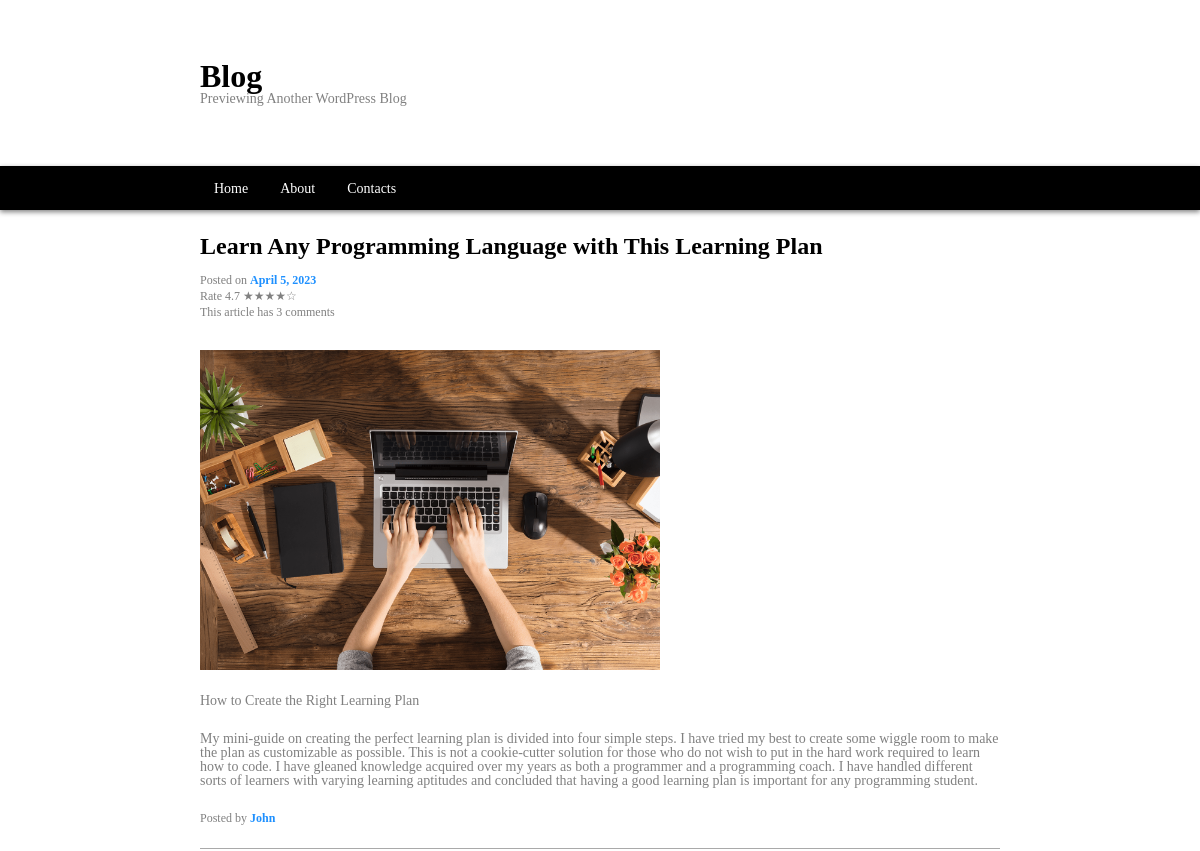
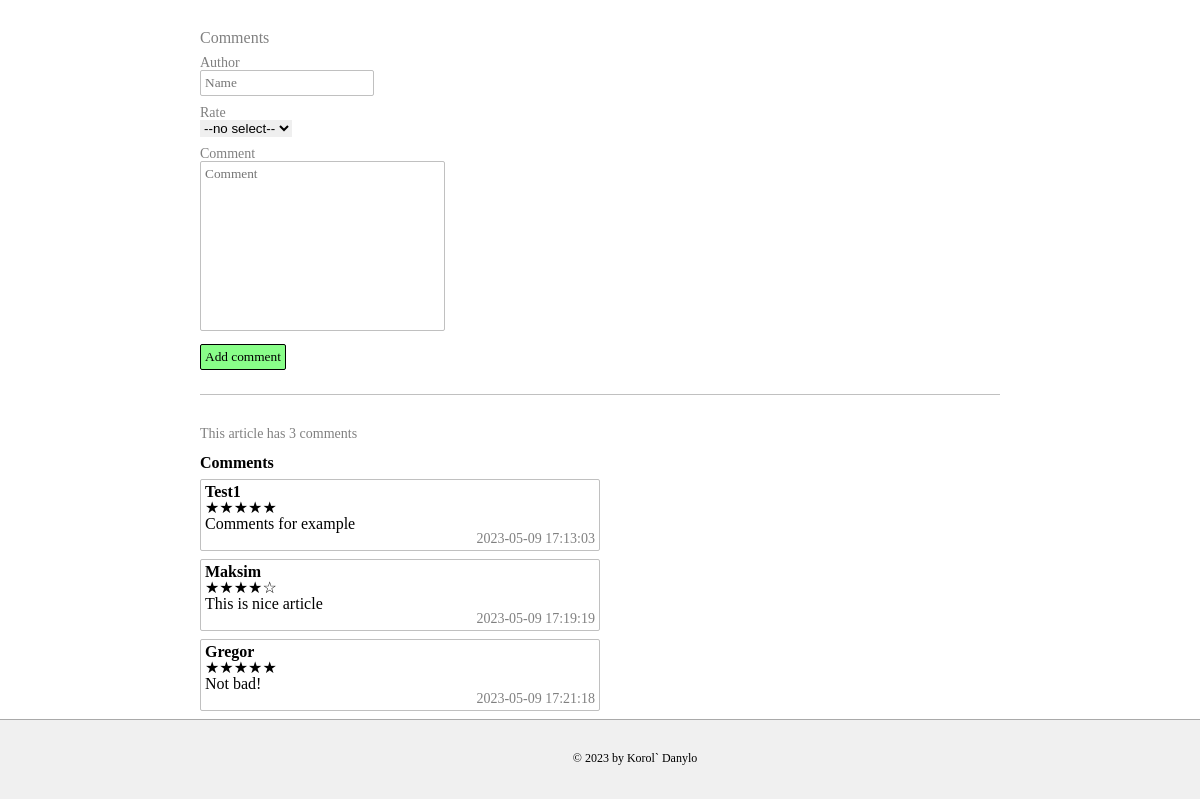
/webroot/article.php?id=1, run on an earlier commit of the app's database (2 pictures, top to bottom).
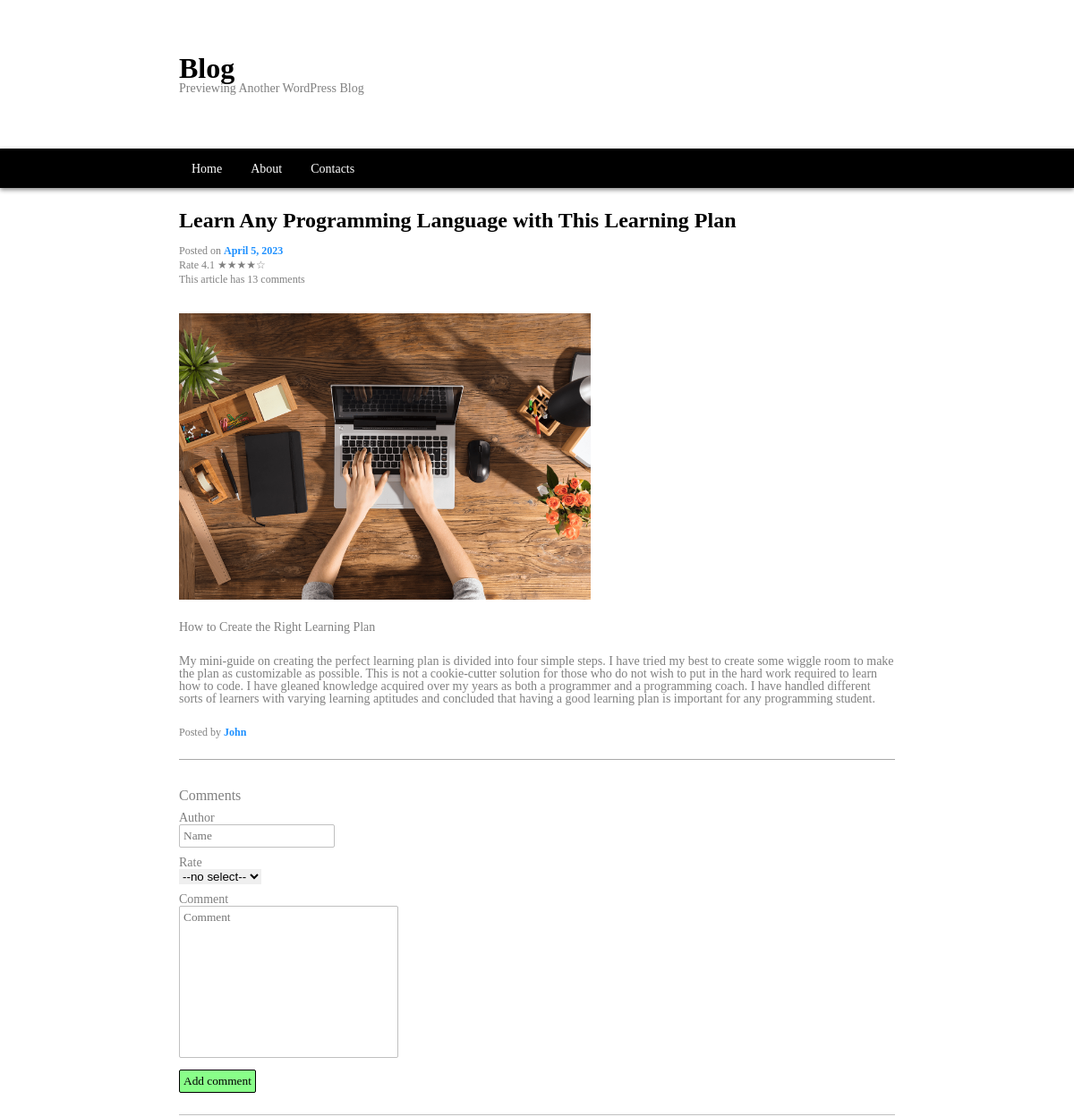
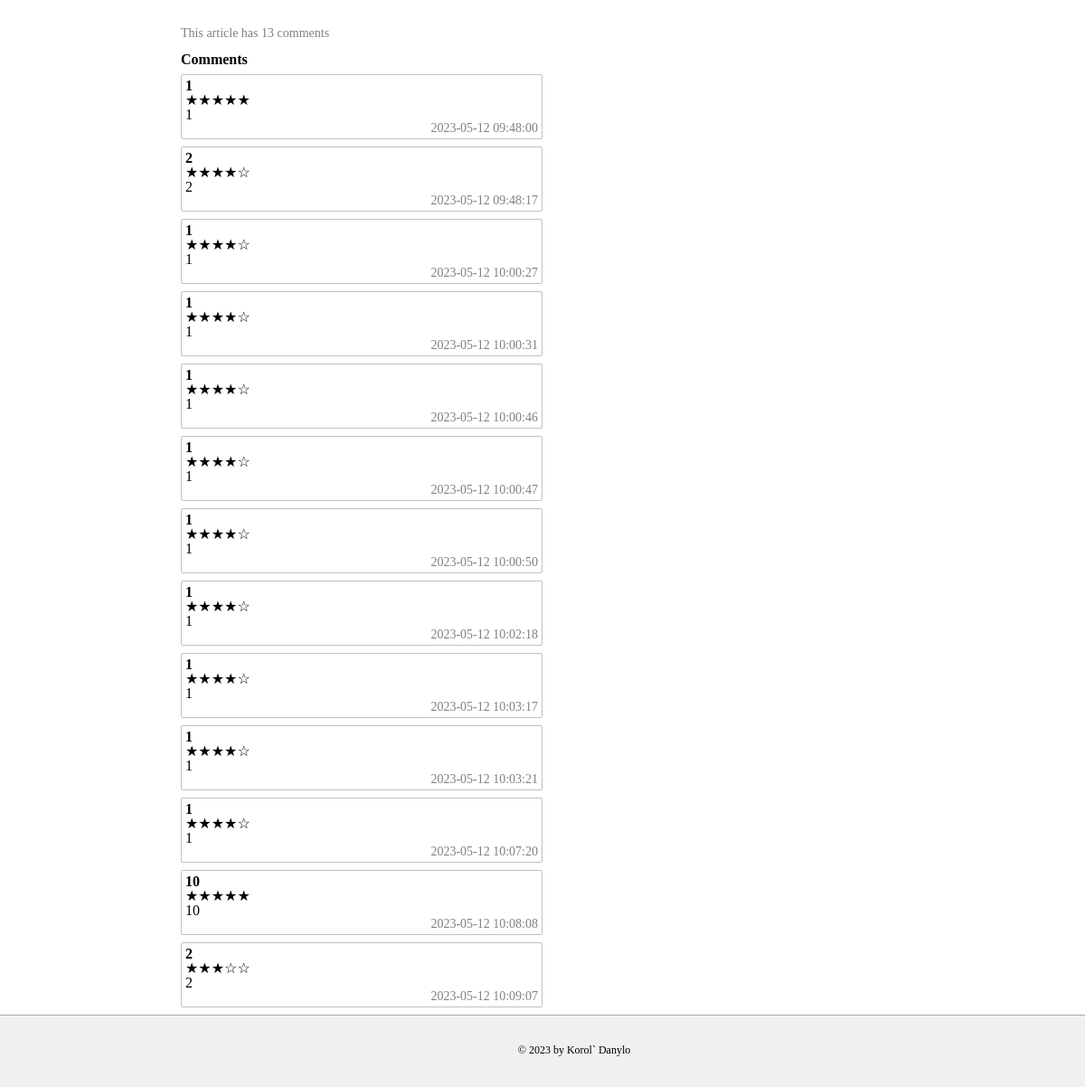
And on a later commit of the database (2 pictures, top to bottom).
### tables this page shows
CREATE TABLE articles (
      id INTEGER NOT NULL PRIMARY KEY AUTOINCREMENT,
      date TEXT NOT NULL,
      title TEXT NOT NULL,
      img TEXT NOT NULL,
      info TEXT NOT NULL,
      description TEXT NOT NULL,
      author TEXT NOT NULL
    );

CREATE TABLE comments (
      id INTEGER NOT NULL PRIMARY KEY AUTOINCREMENT,
      article_id INTEGER NOT NULL REFERENCES articles(id),
      author TEXT NOT NULL,
      rate INTEGER NOT NULL,
      content TEXT NOT NULL,
      created TEXT NOT NULL
    );

### inc/functions.php (called while the page is built, shortened)
<?php
function getConnection(): PDO
{
  try {
    return new PDO('sqlite:../blog.sqlite');
  } catch (PDOException $e) {
    http_response_code(500);
    exit();
  }
}
function getArticle(int $articleId): ?array
{
  $pdo = getConnection();
  $sql =
    'SELECT articles.*, AVG(comments.rate) avg_rate, COUNT(comments.id) comments_count
    FROM articles LEFT JOIN comments ON articles.id = comments.article_id
    WHERE articles.id=:id
    GROUP BY articles.id';
  $statment = $pdo->prepare($sql);
  $statment->execute(['id' => $articleId]);
  $article = $statment->fetch(PDO::FETCH_ASSOC);
  return $article ? $article : null;
}
function getComments(int $articleId): array
{
  $pdo = getConnection();
  $sql = 'SELECT * FROM comments WHERE article_id=:id';
  $statement = $pdo->prepare($sql);
  $statement->execute(['id' => $articleId]);
  return $statement->fetchAll(PDO::FETCH_ASSOC);
}

### inc/comments.php (the view, shortened to what this page needs)
<form id='comment-form' action="article.php?id=<?= $articleId ?>" method="post">
  Comments<br>
  <div class="input">
    <label for="author">Author</label><br>
    <input type="text" name="author" id="author" placeholder="Name"
      value="<?= htmlspecialchars($response['author'] ?? ''); ?>">
  </div>
  <div class="input">
    <label for="rate">Rate</label><br>
    <select name="rate" id="rate">
      <option value="0">--no select--</option>
    </select>
  </div>
  <div class="input">
    <label for="content">Comment</label><br>
    <textarea name="content" id="content" cols="30" rows="10" placeholder="Comment"
      value="<?= htmlspecialchars($response['content'] ?? ''); ?>"></textarea>
  </div>
  <input type="submit" value="Add comment">
</form>
<?php if (count($comments) > 0) { ?>
  <div class='count-comments'>This article has
    <?= count($comments) ?> comments
  </div>
  <div class="comments-list">Comments</div>
  <?php foreach ($comments as $comment) { ?>
    <div class="comment">
      <div class='author'>
        <?= htmlspecialchars($comment['author']) ?>
      </div>
      <div class='rate'>
        <?= str_repeat('&#9733', $comment['rate'])
          . str_repeat('&#9734', 5 - $comment['rate']) ?>
      </div>
      <div class='content'>
        <?= nl2br(htmlspecialchars($comment['content'])) ?>
      </div>
      <div class='created'>
        <?= $comment['created'] ?>
      </div>
    </div>
  <?php } ?>
<?php } else { ?>
  <div class="empty-comments-list">
    No comments
  </div>
<?php } ?>

### webroot/article.php (shortened to what this page needs)
<?php
$currentPage = "Article";
require_once("../inc/functions.php");
$articleId = $_GET['id'] ?? null;
$articleId = (int) $articleId;
$article = getArticle($articleId);
$response = $_POST;
$comments = getComments($articleId);
?>
<!DOCTYPE html>
<html lang="en">
<?php require("../inc/head.php"); ?>
<body>
    <?php require("../inc/header.php"); ?>
    <main>
        <?php require '../inc/article.php'; ?>
        <div class="comments-form">
            <?php require '../inc/comments.php'; ?>
        </div>
    </main>
    <?php require("../inc/footer.php"); ?>
</body>
</html>

### inc/head.php (shortened to what this page needs)
<head>
  <link rel="stylesheet" href="../css/reset.css">
  <link rel="stylesheet" href="../css/styles.css">
</head>

### inc/header.php
<?php
$tag = $currentPage === "Home" ? "h1" : "div";
?>
<header class="blog-header">
  <div class="title">
    <<?=$tag?> class="name">
      Blog
    </<?=$tag?>>
    <div class="subtitle">
      Previewing Another WordPress Blog
    </div>
  </div>
  <nav>
      <ul>
        <li><a href="index.php" <?php if ($currentPage === 'Home') echo 'class="current"' ?>>Home</a></li>
        <li><a href="about.php" <?php if ($currentPage === 'About') echo 'class="current"' ?>>About</a></li>
        <li><a href="contacts.php" <?php if ($currentPage === 'Contacts') echo 'class="current"' ?>>Contacts</a></li>
      </ul>
    </nav>
  </header>

### inc/article.php
<?php
$tag = 'Home' === $currentPage ? 'h2' : 'h1';
$url = 'article.php?id=' . $article['id'];
$rate = round(($article['avg_rate'] ?? 0) * 10) / 10;
$rate_by_star = str_repeat('&#9733', (int) ($rate)) . str_repeat('&#9734', 5 - (int) ($rate));
$comments_count = $article['comments_count'] ?? 0;
?>
<article class='blog-article'>
  <header>
    <a href=<?= $url ?>>
      <<?= $tag ?> class="title-article"><?= $article['title']; ?></<?= $tag ?>>
    </a>
  </header>
  <div class='posted'>
    Posted on <span class='posted__date'>
      <?= $date = DateTime::createFromFormat('Y-m-d', $article['date'])->format('F j, Y') ?>
    </span>
  </div>
  <div class='rate'>
    Rate
    <?= $rate ?>
    <?= $rate_by_star ?>
  </div>
  <div class='comments-count'>
    This article has
    <?= $comments_count ?> comments
  </div>
  <img src='../assets/<?= $article['img'] ?>' alt=<?= $article['img'] ?>>
  <div class='info'>
    <?= $article['info']; ?>
  </div>
  <div class='description'>
    <?= $article['description']; ?>
  </div>
  <footer>
    Posted by <span class='author'>
      <?= $article['author'] ?>
    </span>
  </footer>
</article>

### inc/footer.php
<footer class="blog-footer">
	©
	<?= date('Y') ?> by Korol` Danylo
</footer>

### css/styles.css (style rules this page uses)
.name { font-size: 32px; font-weight: bold; }
.title { padding: 60px 0px; margin-left: auto; margin-right: auto; max-width: 800px; }
.subtitle { font-size: 14px; color: gray; font-weight: lighter; }
.blog-header nav { background-color: black; box-shadow: 0px 2px 5px gray; color: white; padding: 14px 0px; }
.blog-header li { display: inline-block; }
.blog-header ul { margin-left: auto; margin-right: auto; max-width: 800px; }
.blog-header a { font-size: 14px; padding: 14px; }
main { max-width: 800px; margin-left: auto; margin-right: auto; margin-top: 24px; }
.blog-article { padding-bottom: 24px; border-bottom: 1px solid darkgray; margin-bottom: 24px; }
.title-article, .about-article header h2, .contacts-article header h2 { font-size: 24px; font-weight: bold; padding-bottom: 16px; }
.blog-article .posted { font-size: 12px; color: gray; margin-bottom: 4px; }
.blog-article .rate { margin-bottom: 4px; font-size: 12px; color: gray; }
.blog-article .comments-count { font-size: 12px; color: gray; margin-bottom: 32px; }
.blog-article .posted__date { color: dodgerblue; font-weight: bold; }
.blog-article img { width: 460px; height: 320px; }
.blog-article .info, .blog-article .description, .blog-article footer { padding-top: 24px; font-size: 14px; color: gray; }
.blog-article footer { font-size: 12px; }
.blog-article .author { color: dodgerblue; font-weight: bold; }
.blog-footer { padding-top: 32px; padding-left: 70px; text-align: center; height: 80px; font-size: 12px; background-color:rgb(240, 240, 240); border-top: 1px solid darkgray; }
.comments-form form { margin: 32px 0px; font-size: 16px; color: gray; padding-bottom: 24px; border-bottom: 1px solid silver; }
.comments-form .input { margin: 10px 0px; display: block; font-size: 14px; }
.comments-form #author, .comments-form #content { border: 1px solid silver; border-radius: 2px; padding: 4px; color: gray; resize: none; }
.comments-form input[type="submit"] { background-color: rgb(137, 254, 137); padding: 4px; border: 1px solid black; border-radius: 2px; }
.count-comments { color: gray; margin-bottom: 14px; font-size: 14px; }
.comments-list { color: black; font-weight: bold; }
.comment { border: 1px solid silver; padding: 4px; border-radius: 2px; margin: 8px 0px; width: 400px; }
.comment .author { font-weight: bold; }
.comment .created { color: grey; text-align: end; font-size: 14px; }

What changed in the data, as far as the page shows it:
removed comments: author "Test1", rate "★★★★★", content "Comments for example", created "2023-05-09 17:13:03"
removed comments: author "Maksim", rate "★★★★", rate "☆", content "This is nice article", created "2023-05-09 17:19:19"
removed comments: author "Gregor", rate "★★★★★", content "Not bad!", created "2023-05-09 17:21:18"
added comments: author "1", rate "★★★★★", content "1", created "2023-05-12 09:48:00"
added comments: author "2", rate "★★★★", rate "☆", content "2", created "2023-05-12 09:48:17"
added comments: author "1", rate "★★★★", rate "☆", content "1", created "2023-05-12 10:00:27"
added comments: author "1", rate "★★★★", rate "☆", content "1", created "2023-05-12 10:00:31"
added comments: author "1", rate "★★★★", rate "☆", content "1", created "2023-05-12 10:00:46"
added comments: author "1", rate "★★★★", rate "☆", content "1", created "2023-05-12 10:00:47"
added comments: author "1", rate "★★★★", rate "☆", content "1", created "2023-05-12 10:00:50"
added comments: author "1", rate "★★★★", rate "☆", content "1", created "2023-05-12 10:02:18"
added comments: author "1", rate "★★★★", rate "☆", content "1", created "2023-05-12 10:03:17"
added comments: author "1", rate "★★★★", rate "☆", content "1", created "2023-05-12 10:03:21"
added comments: author "1", rate "★★★★", rate "☆", content "1", created "2023-05-12 10:07:20"
added comments: author "10", rate "★★★★★", content "10", created "2023-05-12 10:08:08"
added comments: author "2", rate "★★★", rate "☆☆", content "2", created "2023-05-12 10:09:07"
Also different on the page:
$rate: "4.7" → "4.1"
$comments_count: "3" → "13"
count($comments): "3" → "13"
